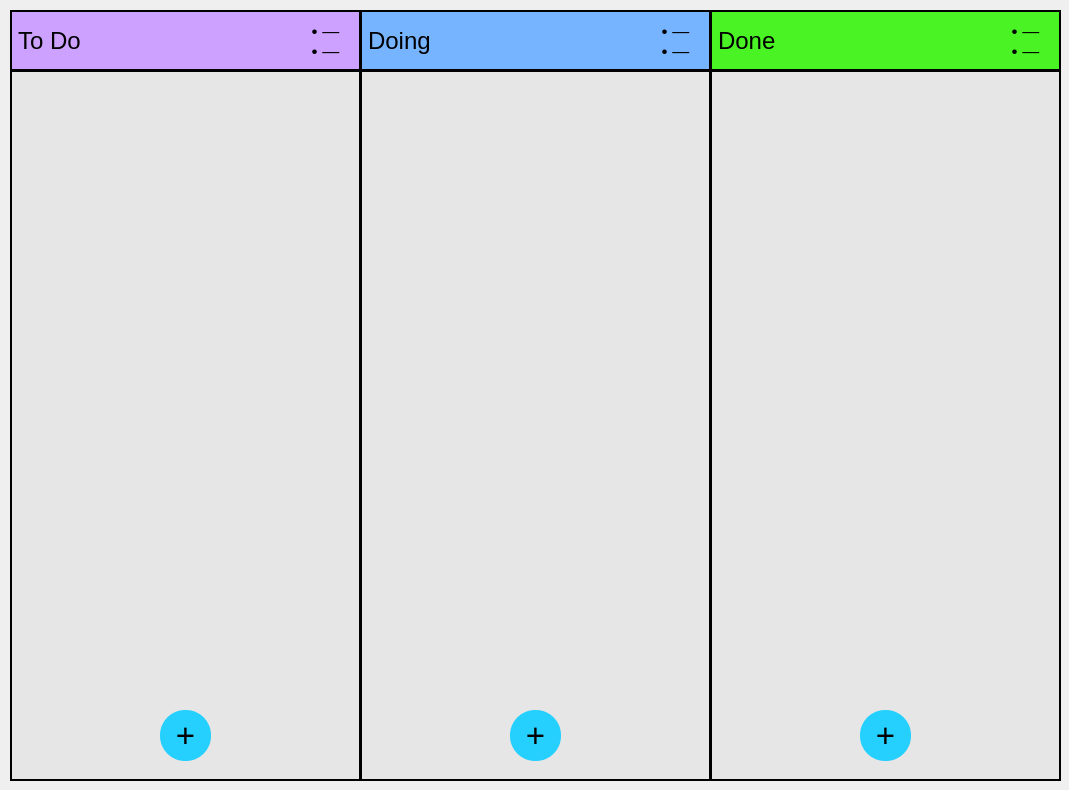
<?xml version="1.0" encoding="UTF-8"?>
<ui version="4.0">
 <class>TaskManager</class>
 <widget class="QWidget" name="TaskManager">
  <property name="geometry">
   <rect>
    <x>0</x>
    <y>0</y>
    <width>1069</width>
    <height>790</height>
   </rect>
  </property>
  <property name="windowTitle">
   <string>Form</string>
  </property>
  <widget class="QLabel" name="to_do_label">
   <property name="geometry">
    <rect>
     <x>10</x>
     <y>10</y>
     <width>351</width>
     <height>61</height>
    </rect>
   </property>
   <property name="font">
    <font>
     <pointsize>18</pointsize>
    </font>
   </property>
   <property name="styleSheet">
    <string notr="true">   QLabel {
       background-color: rgb(205, 161, 255);
       border: 2px solid black;
       color: black;
   }
  
</string>
   </property>
   <property name="text">
    <string>To Do</string>
   </property>
  </widget>
  <widget class="QLabel" name="doing_label">
   <property name="geometry">
    <rect>
     <x>360</x>
     <y>10</y>
     <width>351</width>
     <height>61</height>
    </rect>
   </property>
   <property name="font">
    <font>
     <pointsize>18</pointsize>
    </font>
   </property>
   <property name="styleSheet">
    <string notr="true">   QLabel {
       background-color: rgb(119, 180, 255);
       border: 2px solid black;
       color: black;
   }
  </string>
   </property>
   <property name="text">
    <string>Doing</string>
   </property>
  </widget>
  <widget class="QLabel" name="done_label">
   <property name="geometry">
    <rect>
     <x>710</x>
     <y>10</y>
     <width>351</width>
     <height>61</height>
    </rect>
   </property>
   <property name="font">
    <font>
     <pointsize>18</pointsize>
    </font>
   </property>
   <property name="styleSheet">
    <string notr="true">   QLabel {
	background-color: rgb(74, 244, 36);
border: 2px solid black;
       color: black;
   }
 </string>
   </property>
   <property name="text">
    <string>Done</string>
   </property>
  </widget>
  <widget class="QListWidget" name="to_do_list">
   <property name="geometry">
    <rect>
     <x>10</x>
     <y>70</y>
     <width>351</width>
     <height>711</height>
    </rect>
   </property>
   <property name="font">
    <font>
     <pointsize>11</pointsize>
    </font>
   </property>
   <property name="styleSheet">
    <string notr="true">   QListWidget {
       border: 2px solid black;
	   background-color: rgb(230, 230, 230);
   }
   
</string>
   </property>
  </widget>
  <widget class="QListWidget" name="doing_list">
   <property name="geometry">
    <rect>
     <x>360</x>
     <y>70</y>
     <width>351</width>
     <height>711</height>
    </rect>
   </property>
   <property name="font">
    <font>
     <pointsize>11</pointsize>
    </font>
   </property>
   <property name="styleSheet">
    <string notr="true">   QListWidget {
       border: 2px solid black;
       background-color: rgb(230, 230, 230);
   }
   
</string>
   </property>
  </widget>
  <widget class="QListWidget" name="done_list">
   <property name="geometry">
    <rect>
     <x>710</x>
     <y>70</y>
     <width>351</width>
     <height>711</height>
    </rect>
   </property>
   <property name="font">
    <font>
     <pointsize>11</pointsize>
    </font>
   </property>
   <property name="styleSheet">
    <string notr="true">   QListWidget {
       border: 2px solid black;
       background-color: rgb(230, 230, 230);
   }
   
</string>
   </property>
  </widget>
  <widget class="QPushButton" name="add_to_do_btn">
   <property name="geometry">
    <rect>
     <x>160</x>
     <y>710</y>
     <width>51</width>
     <height>51</height>
    </rect>
   </property>
   <property name="font">
    <font>
     <pointsize>25</pointsize>
    </font>
   </property>
   <property name="styleSheet">
    <string notr="true">   QPushButton {
       border-radius: 25px;
       background-color: rgb(37, 208, 255);
       border: 1,5px solid black;
   }

   
</string>
   </property>
   <property name="text">
    <string>+</string>
   </property>
  </widget>
  <widget class="QPushButton" name="add_doing_btn">
   <property name="geometry">
    <rect>
     <x>510</x>
     <y>710</y>
     <width>51</width>
     <height>51</height>
    </rect>
   </property>
   <property name="font">
    <font>
     <pointsize>25</pointsize>
    </font>
   </property>
   <property name="styleSheet">
    <string notr="true">   QPushButton {
       border-radius: 25px;
       background-color: rgb(37, 208, 255);
       border: 1,5px solid black;
   }

   
</string>
   </property>
   <property name="text">
    <string>+</string>
   </property>
  </widget>
  <widget class="QPushButton" name="add_done_btn">
   <property name="geometry">
    <rect>
     <x>860</x>
     <y>710</y>
     <width>51</width>
     <height>51</height>
    </rect>
   </property>
   <property name="font">
    <font>
     <pointsize>25</pointsize>
    </font>
   </property>
   <property name="styleSheet">
    <string notr="true">   QPushButton {
       border-radius: 25px;
       background-color: rgb(37, 208, 255);
       border: 1,5px solid black;
   }

   
</string>
   </property>
   <property name="text">
    <string>+</string>
   </property>
  </widget>
  <widget class="QPushButton" name="sort_to_do_btn">
   <property name="geometry">
    <rect>
     <x>300</x>
     <y>20</y>
     <width>51</width>
     <height>41</height>
    </rect>
   </property>
   <property name="font">
    <font>
     <pointsize>13</pointsize>
    </font>
   </property>
   <property name="styleSheet">
    <string notr="true">QPushButton {
    background-color: rgb(205, 161, 255);
    border: 0.1 px;
}</string>
   </property>
   <property name="text">
    <string>• —
• —</string>
   </property>
  </widget>
  <widget class="QPushButton" name="sort_doing_btn">
   <property name="geometry">
    <rect>
     <x>650</x>
     <y>20</y>
     <width>51</width>
     <height>41</height>
    </rect>
   </property>
   <property name="font">
    <font>
     <pointsize>13</pointsize>
    </font>
   </property>
   <property name="styleSheet">
    <string notr="true">QPushButton {
    background-color: rgb(119, 180, 255);
    border: 0.1 px;
}</string>
   </property>
   <property name="text">
    <string>• —
• —</string>
   </property>
  </widget>
  <widget class="QPushButton" name="sort_done_btn">
   <property name="geometry">
    <rect>
     <x>1000</x>
     <y>20</y>
     <width>51</width>
     <height>41</height>
    </rect>
   </property>
   <property name="font">
    <font>
     <pointsize>13</pointsize>
    </font>
   </property>
   <property name="styleSheet">
    <string notr="true">QPushButton {
    background-color: rgb(74, 244, 36);
    border: 0.1 px;
}</string>
   </property>
   <property name="text">
    <string>• —
• —</string>
   </property>
  </widget>
 </widget>
 <resources/>
 <connections/>
</ui>
